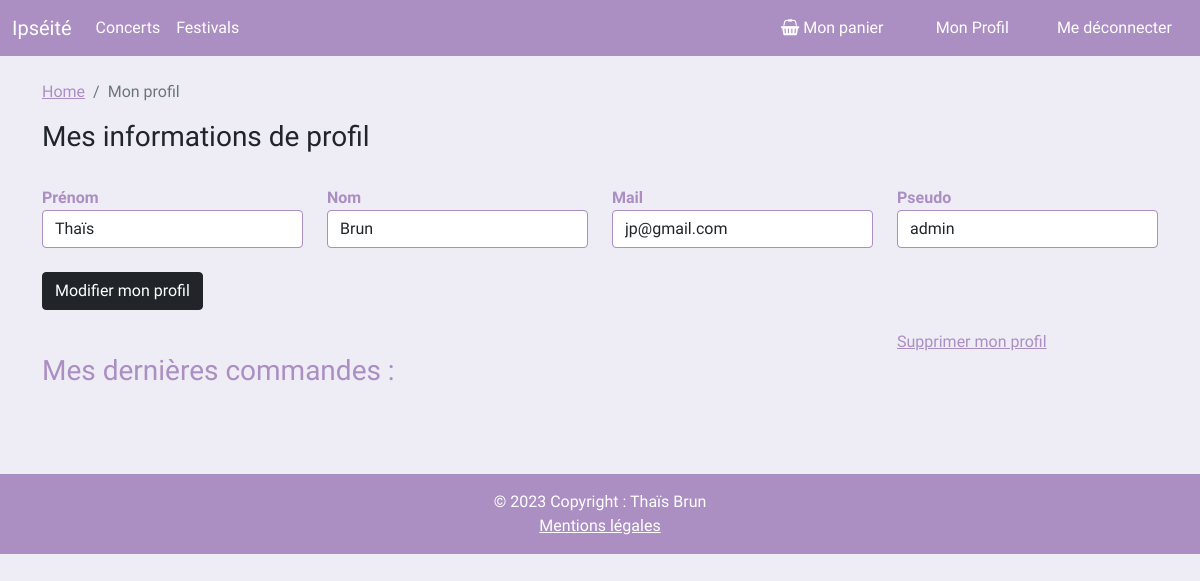
Before: /my_account/ (signed in) with the older database file.
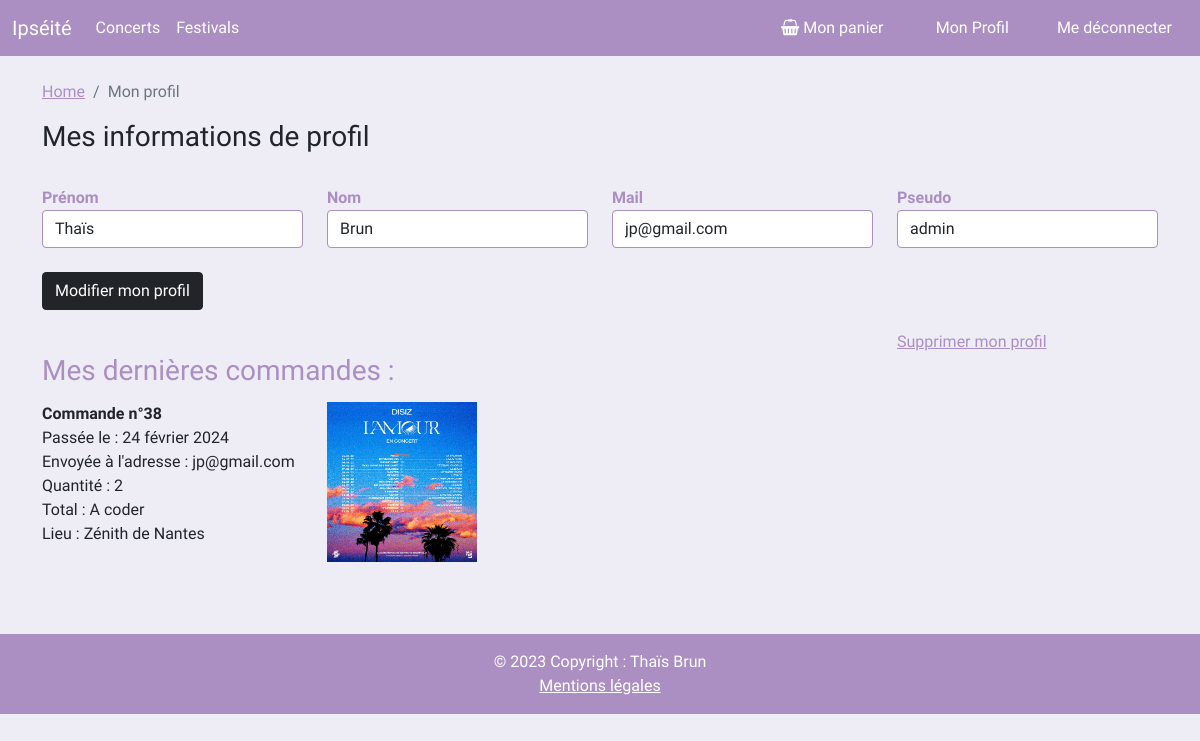
After: the same page with the newer database file.
### ipseite/models.py (models this page shows, shortened)
class Order(models.Model):
    quantity = models.IntegerField(default=1)
    ordered = models.BooleanField(default=False)
    orderDate = models.DateField(default=timezone.now)
    activation = models.BinaryField()
    ticket = models.ForeignKey(Ticket, on_delete=models.CASCADE)
    user = models.ForeignKey(AUTH_USER_MODEL, on_delete=models.CASCADE)
    event = models.ForeignKey(Evenement, on_delete=models.CASCADE)

class Evenement(models.Model):
    place = models.CharField(max_length=100)
    slug = models.SlugField(max_length=70)
    createDate = models.DateField(default=timezone.now)
    activation = models.BinaryField()
    image = models.ImageField(upload_to="imagesEv", blank=True, null=True)

### accounts/models.py (models this page shows)
class Shopper(AbstractUser):
    pass

### accounts/views.py (the view, shortened to what this page needs)
# urls.py: path('my_account/', my_account, name="my_account"),
def my_account(request):
    orders = Order.objects.filter(user=request.user).order_by('-orderDate')[:3]
    return render(request,'accounts/my_account.html',context={"orders": orders})

### accounts/templates/accounts/my_account.html (shortened to what this page needs)
{% extends 'base.html' %}
{% block content %}
<div class="container">
    <br>
{% if user.is_authenticated %}
        <nav aria-label="breadcrumb">
  <ol class="breadcrumb">
    <li class="breadcrumb-item"><a href="{% url 'index' %}" style="color:#ab8ec2">Home</a></li>
    <li class="breadcrumb-item active" style="font-family: Questrial,serif">Mon profil</li>
  </ol>
</nav>
    <form method="POST" name="account_modification" onsubmit="return validateUserForm()" action="">
        <h3> Mes informations de profil </h3>
        <br>
          <div class="row">
    <div class="col">
        <label for="first_name" style="font-weight: bold; color: #ab8ec2;">Prénom</label>
    <input type="text" class="form-control" name="first_name" id="first_name" value="{{ user.first_name }}" style="border-color: #ab8ec2;">
    </div>
       <div class="col">
    <label for="last_name" style="font-weight: bold; color: #ab8ec2;">Nom</label>
    <input type="text" class="form-control" name="last_name" id="last_name" value="{{ user.last_name }}" style="border-color: #ab8ec2;">
  </div>
          <div class="col">
    <label for="last_name" style="font-weight: bold; color: #ab8ec2;">Mail</label>
    <input type="email" class="form-control" name="email" id="email" value="{{ user.email }}" style="border-color: #ab8ec2;">
  </div>
        <div class="col">
        <label for="username" style="font-weight: bold; color: #ab8ec2;">Pseudo</label>
        <input id="username" name="username" type="text" class="form-control" value="{{ user.username }}" style="border-color: #ab8ec2;">
        </div>
          </div>
<br>
  <button type="submit" class="btn btn-dark" style="margin-bottom: 20px">Modifier mon profil </button>
  <div class="row">
    <div class="col-9">
    </div>
    <div class="col-3">
      <a href="{% url 'delete_user' %}" class="link-opacity-50" style="color:#ab8ec2">Supprimer mon profil </a>
    </div>
  </div>
        <div class="row">
      <h3 style="color:#ab8ec2">Mes dernières commandes : </h3>
              <br>
            <br>
        {% for order in orders %}
    <div class="col-3">
        <p> <b>Commande n°{{order.id}}</b>
            <br>
            Passée le : {{ order.orderDate }}
            <br>
        Envoyée à l'adresse : {{ order.user.email }}
            <br>
        Quantité : {{ order.quantity }}
            <br>
            Total : A coder
            <br>
            Lieu : {{order.event.place}}
            <br>
        </p>
    </div>
    <div class="col-4">
            <img src="{{ order.event.image.url }}" width="150" height="160">
    </div>
        {% endfor %}
          </div>
        <br>
<br>
    </form>
</div>
<br>
{%endif %}
{% endblock %}

Changed rows visible on the page:
added Order: id "38", orderDate "24 février 2024", user.email "jp@gmail.com", quantity "2", event.place "Zénith de Nantes", event.image (picture)
